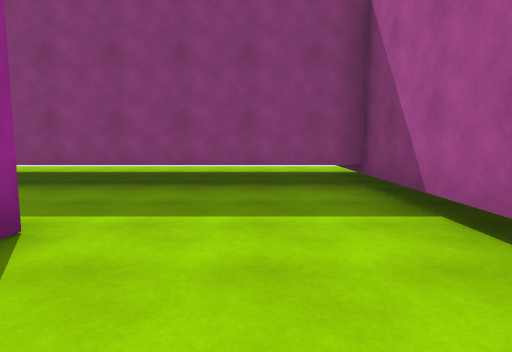
view 1 (above)

21 first-person views from a walk through a Unity game level. The camera is 1.4 m above the floor, tilts 6° down and sees 75° across. The floor is counted in squares, 2 m on a side. Each view is taken from the middle of a square. On the plan, view 1 faces up. The plan holds only what a view shows up to about 10 squares ahead; the rest is blank. Surface patterns are stand-ins for the level's own textures.

view 2
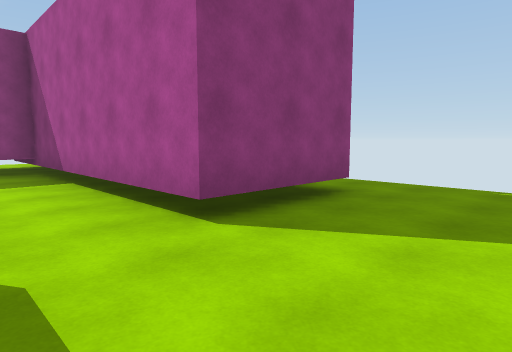

view 3
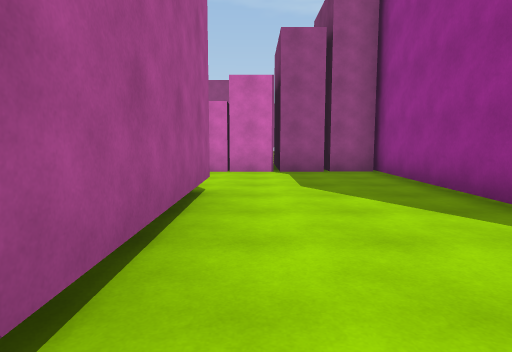

view 4
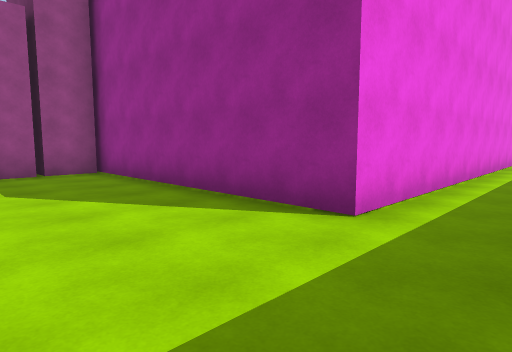

view 5
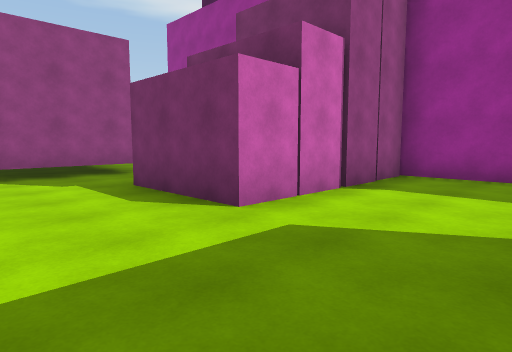

view 6
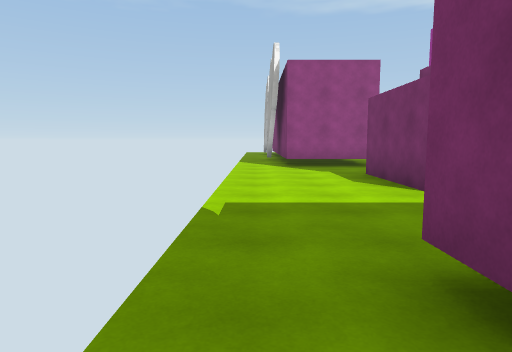

view 7
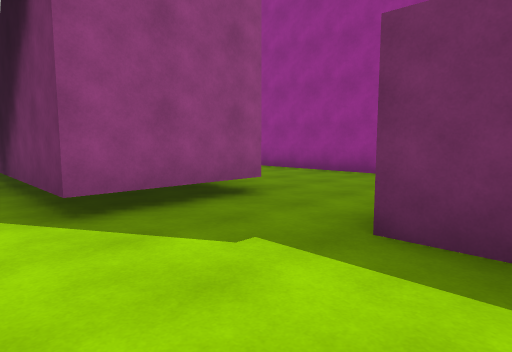

view 8
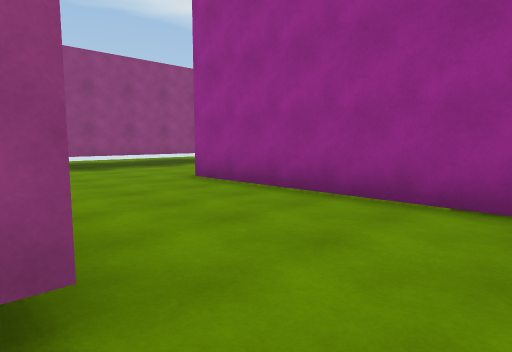

view 9
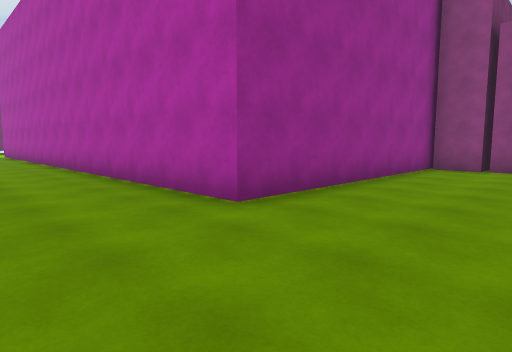

view 10
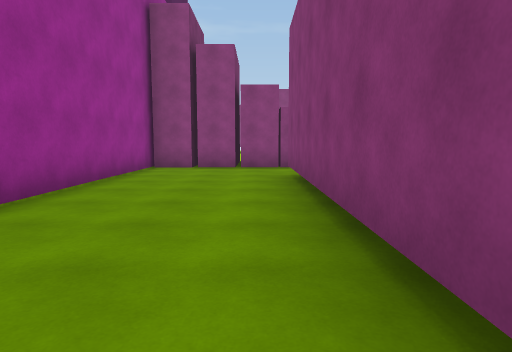

view 11
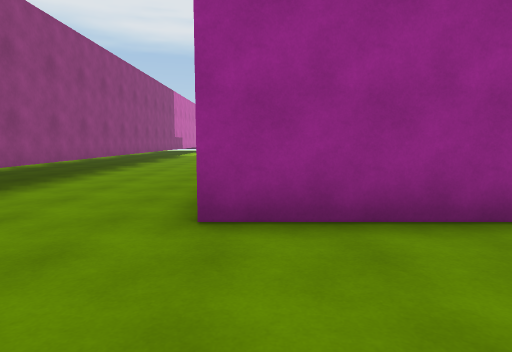

view 12
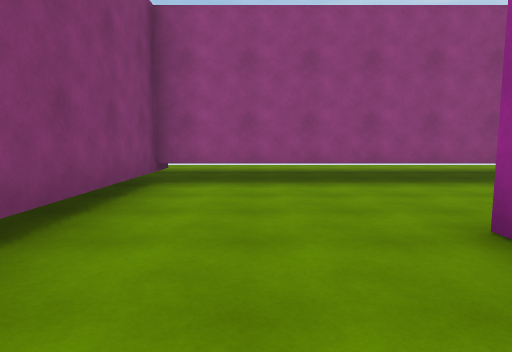

view 13
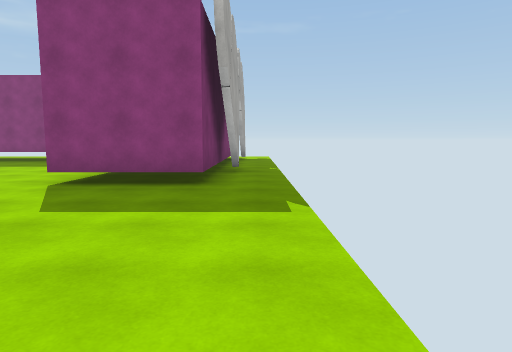

view 14
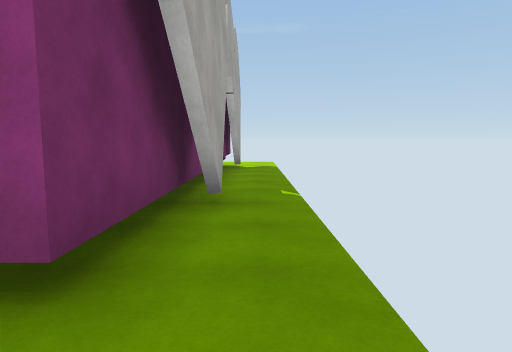

view 15
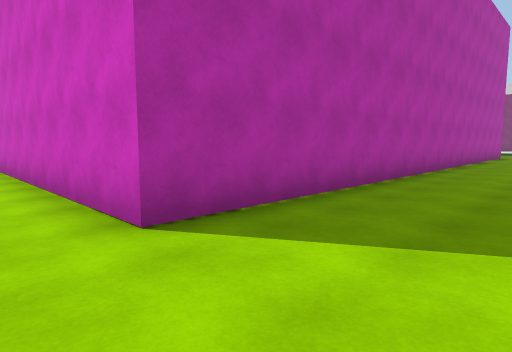

view 16
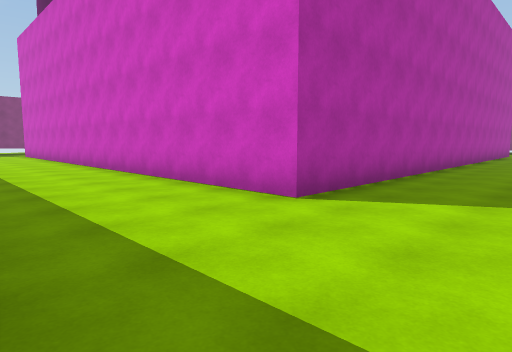

view 17
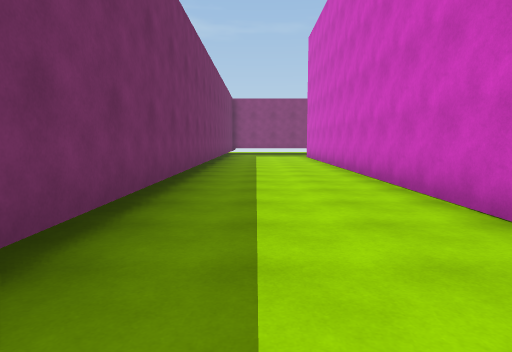

view 18
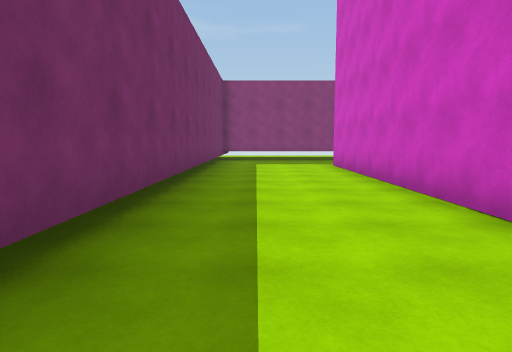

view 19
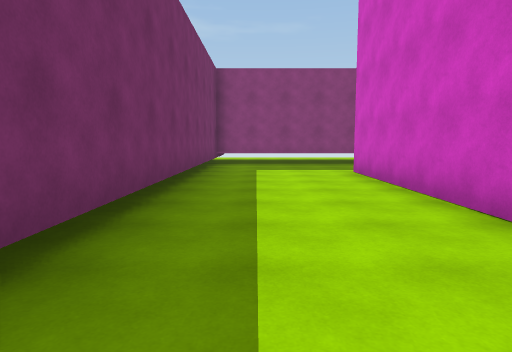

view 20
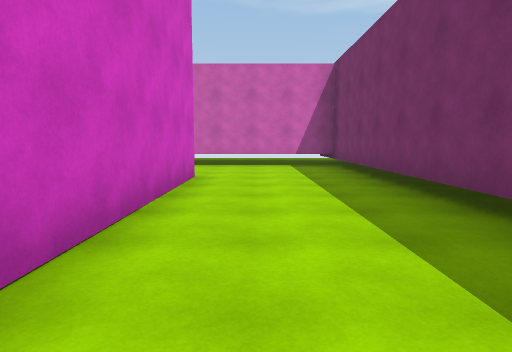

view 21
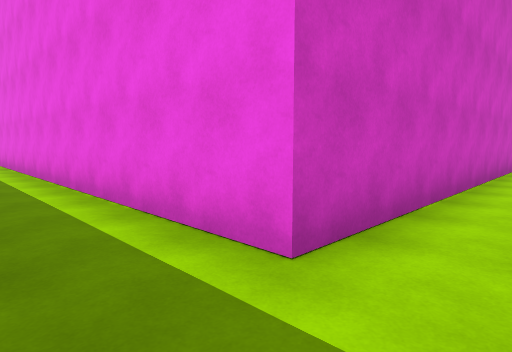

### Floor plan
Key: @ floor where view 1 was taken; # wall or solid block; . floor; T thing the floor can be seen under or through.
Columns run from 21 left of view 1 to 5 right of it. Each row starts with its distance up from view 1.
  9                .........
  8                .........
  7                          #.
  6                        T #.
  5 ##               TTTTTTT #.
  4 #.......          .....###.
  3 #......................###.
  2 #....###############...###.
  1 #....#             #...###.
  0 #....#             #.@.###.
 -1 #....#             #.......
 -2 #....#             #.......
 -3 #....#             #.......
 -4 #....#             #####...
 -5 #....#             #####...
 -6 #....#             #####...
 -7 #....#             #.......
 -8 #....#             #.......
 -9 #....#             #...###.
-10 #....#             #...###
-11 #....#             #...###
-12 #....###############...###
-13 #......................#
-14 #......................#
-15 #.......    ...........#
-16 ######      ####TTTTTTTT
-17
-18
-19                   ...

Where each view was taken, in squares from view 1:
view 1: 0 up, 0 right, facing up
view 2: 3 down, 0 right, facing up-right
view 3: 4 up, 1 right, facing down
view 4: 4 up, 1 right, facing down-left
view 5: 1 down, 5 right, facing down-left
view 6: 1 up, 5 right, facing down
view 7: 5 down, 5 right, facing down-left
view 8: 7 down, 2 right, facing down-left
view 9: 15 down, 1 right, facing up-left
view 10: 15 down, 1 right, facing up
view 11: 12 down, 1 right, facing left
view 12: 10 down, 0 right, facing down
view 13: 6 down, 5 right, facing up
view 14: 2 down, 5 right, facing up
view 15: 15 down, 18 left, facing up-right
view 16: 15 down, 20 left, facing up-right
view 17: 12 down, 19 left, facing up
view 18: 7 down, 19 left, facing up
view 19: 5 down, 19 left, facing up
view 20: 6 down, 18 left, facing down
view 21: 4 up, 18 left, facing down-right
